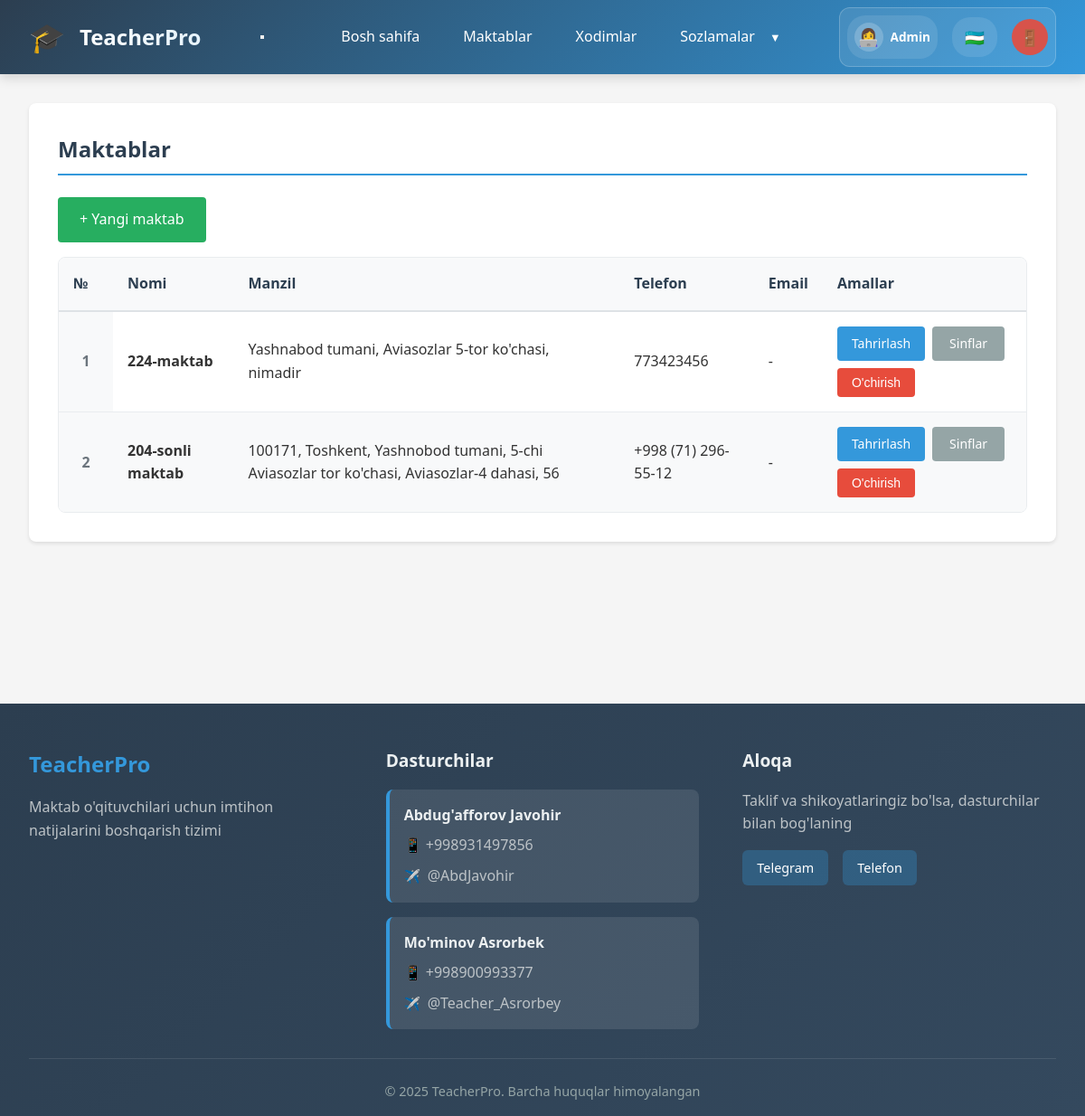
Page /admin/schools (signed in) on the committed database.
### models.py (models this page shows)
class Base(DeclarativeBase):
    pass

class School(Base):
    __tablename__ = 'schools'
    id = Column(Integer, primary_key=True)
    name = Column(String(200), nullable=False)
    address = Column(Text)
    phone = Column(String(50))
    email = Column(String(100))
    created_at = Column(DateTime, default=datetime.utcnow)
    employees = relationship('Employee', back_populates='school', cascade='all, delete-orphan')
    classes = relationship('SchoolClass', back_populates='school', cascade='all, delete-orphan')

### routers/admin.py (the view)
@router.get("/schools", response_class=HTMLResponse)
async def schools_list(
    request: Request,
    db: AsyncSession = Depends(get_db)
):
    result = await db.execute(select(School).order_by(School.created_at.desc()))
    schools = result.scalars().all()
    context = await get_template_context(request)
    context['schools'] = schools
    return templates.TemplateResponse('admin/schools.html', context)

### templates/admin/schools.html (shortened to what this page needs)
{% extends "base.html" %}
{% block content %}
<div class="card">
    <h2>{{ _('schools') }}</h2>
    <div style="margin-bottom: 1rem;">
        <a href="{{ url_for('add_school') }}" class="btn btn-success">+ {{ _('new_school') }}</a>
    </div>
    {% if schools %}
    <div class="table-container">
        <table>
            <thead>
                <tr>
                    <th width="60">{{ _('number') }}</th>
                    <th>{{ _('name') }}</th>
                    <th>{{ _('address') }}</th>
                    <th>{{ _('phone') }}</th>
                    <th>{{ _('email') }}</th>
                    <th>{{ _('actions') }}</th>
                </tr>
            </thead>
            <tbody>
                {% for school in schools %}
                <tr>
                    <td class="row-number">{{ loop.index }}</td>
                    <td><strong>{{ school.name }}</strong></td>
                    <td>{{ school.address if school.address else '-' }}</td>
                    <td>{{ school.phone if school.phone else '-' }}</td>
                    <td>{{ school.email if school.email else '-' }}</td>
                    <td class="action-buttons">
                        <a href="{{ url_for('edit_school', id=school.id) }}" class="btn btn-primary btn-sm">{{ _('edit')
                            }}</a>
                        <a href="{{ url_for('classes_list', school_id=school.id) }}" class="btn btn-secondary btn-sm">{{
                            _('classes') }}</a>
                        <form method="POST" action="{{ url_for('delete_school', id=school.id) }}"
                            style="display: inline;" onsubmit="return confirmDelete();">
                            <button type="submit" class="btn btn-danger btn-sm">{{ _('delete') }}</button>
                        </form>
                    </td>
                </tr>
                {% endfor %}
            </tbody>
        </table>
    </div>
    {% else %}
    <div class="no-data">
        <p>{{ _('no_data') }}</p>
    </div>
    {% endif %}
</div>
{% endblock %}

### static/style.css (style rules this page uses)
* { margin: 0; padding: 0; box-sizing: border-box; }
body { font-family: 'Segoe UI', Tahoma, Geneva, Verdana, sans-serif; background: #f5f5f5; color: #333; line-height: 1.6; }
.card { background: white; border-radius: 8px; padding: 2rem; margin-bottom: 2rem; box-shadow: 0 2px 4px rgba(0, 0, 0, 0.1); }
.card h2 { margin-bottom: 1.5rem; color: #2c3e50; border-bottom: 2px solid #3498db; padding-bottom: 0.5rem; }
.btn { padding: 0.75rem 1.5rem; border: none; border-radius: 4px; cursor: pointer; font-size: 1rem; text-decoration: none; display: inline-block; transition: all 0.3s; }
.btn-primary { background: #3498db; color: white; }
.btn-success { background: #27ae60; color: white; }
.btn-danger { background: #e74c3c; color: white; }
.btn-secondary { background: #95a5a6; color: white; }
.btn-sm { padding: 0.5rem 1rem; font-size: 0.875rem; }
table { width: 100%; border-collapse: collapse; margin-top: 1rem; }
table th, table td { padding: 0.75rem; text-align: left; border-bottom: 1px solid #ddd; }
table th { background: #ecf0f1; font-weight: 600; color: #2c3e50; }
.action-buttons { display: flex; gap: 0.5rem; flex-wrap: wrap; }
.btn { padding: 0.75rem 1.5rem; border: none; border-radius: 4px; cursor: pointer; font-size: 1rem; text-decoration: none; display: inline-block; transition: all 0.3s; text-align: center; min-width: 120px; }
.btn-sm { padding: 0.5rem 1rem; font-size: 0.875rem; min-width: 80px; }
.action-buttons .btn { min-width: 80px; }
table tbody tr:nth-child(even) { background-color: #f8f9fa; }
table tbody tr:nth-child(odd) { background-color: #ffffff; }
.table-container { overflow-x: auto; border-radius: 8px; border: 1px solid #e9ecef; }
.row-number { text-align: center; font-weight: 600; color: #6c757d; background-color: #f8f9fa; }
table { width: 100%; border-collapse: collapse; margin: 0; }
table th { background: #f8f9fa; font-weight: 600; color: #2c3e50; padding: 1rem; text-align: left; border-bottom: 2px solid #dee2e6; }
table td { padding: 1rem; border-bottom: 1px solid #e9ecef; }
table tr:last-child td { border-bottom: none; }

### rows in the picture
School: name "224-maktab", address "Yashnabod tumani, Aviasozlar 5-tor ko'chasi, nimadir", phone "773423456", email "-"
School: name "204-sonli maktab", address "100171, Toshkent, Yashnobod tumani, 5-chi Aviasozlar tor ko'chasi, Aviasozlar-4 dahasi, 56", phone "+998 (71) 296-55-12", email "-"

### other values in the picture
{{ session.full_name.split(' ')[0] }} "Admin"
